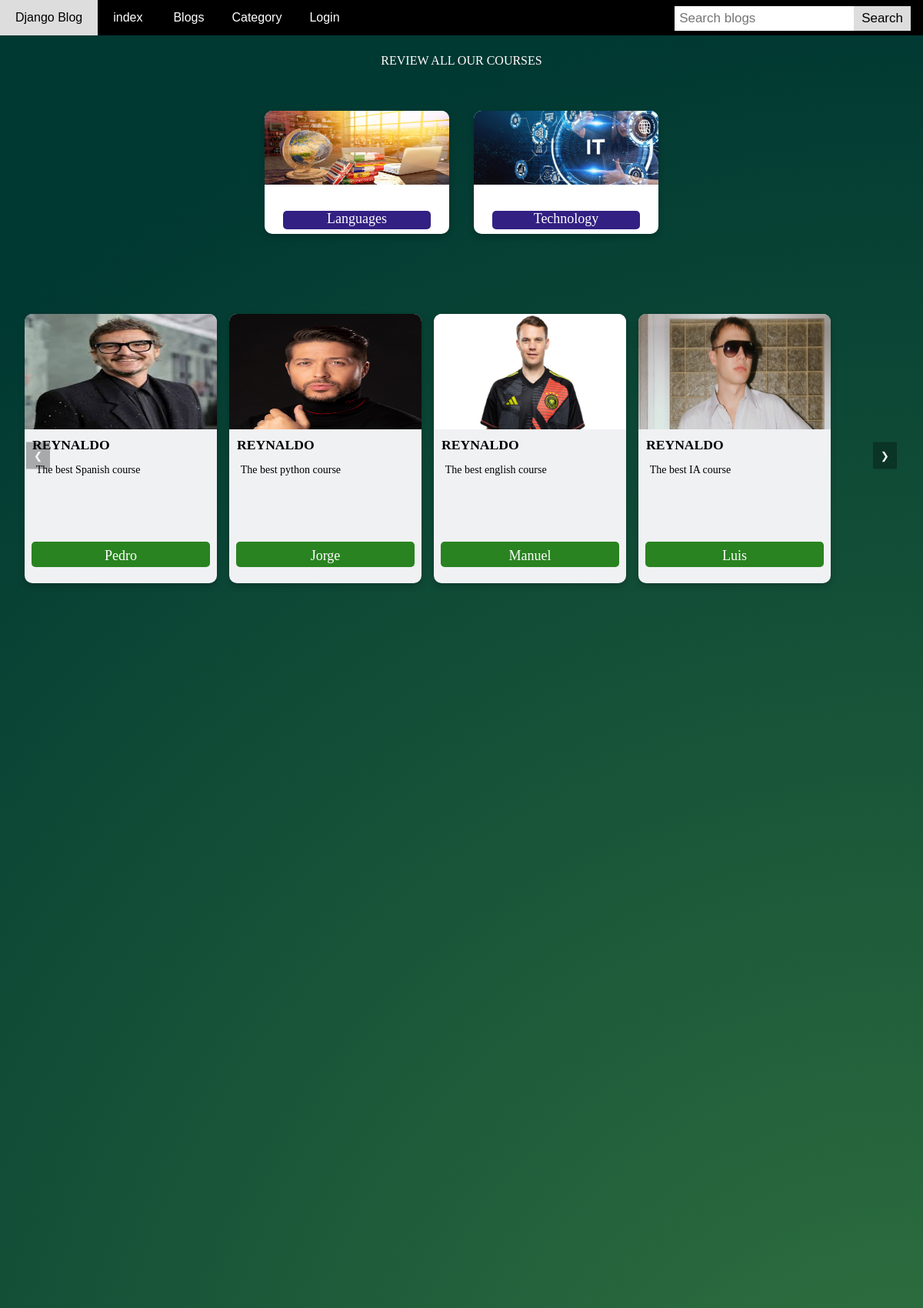
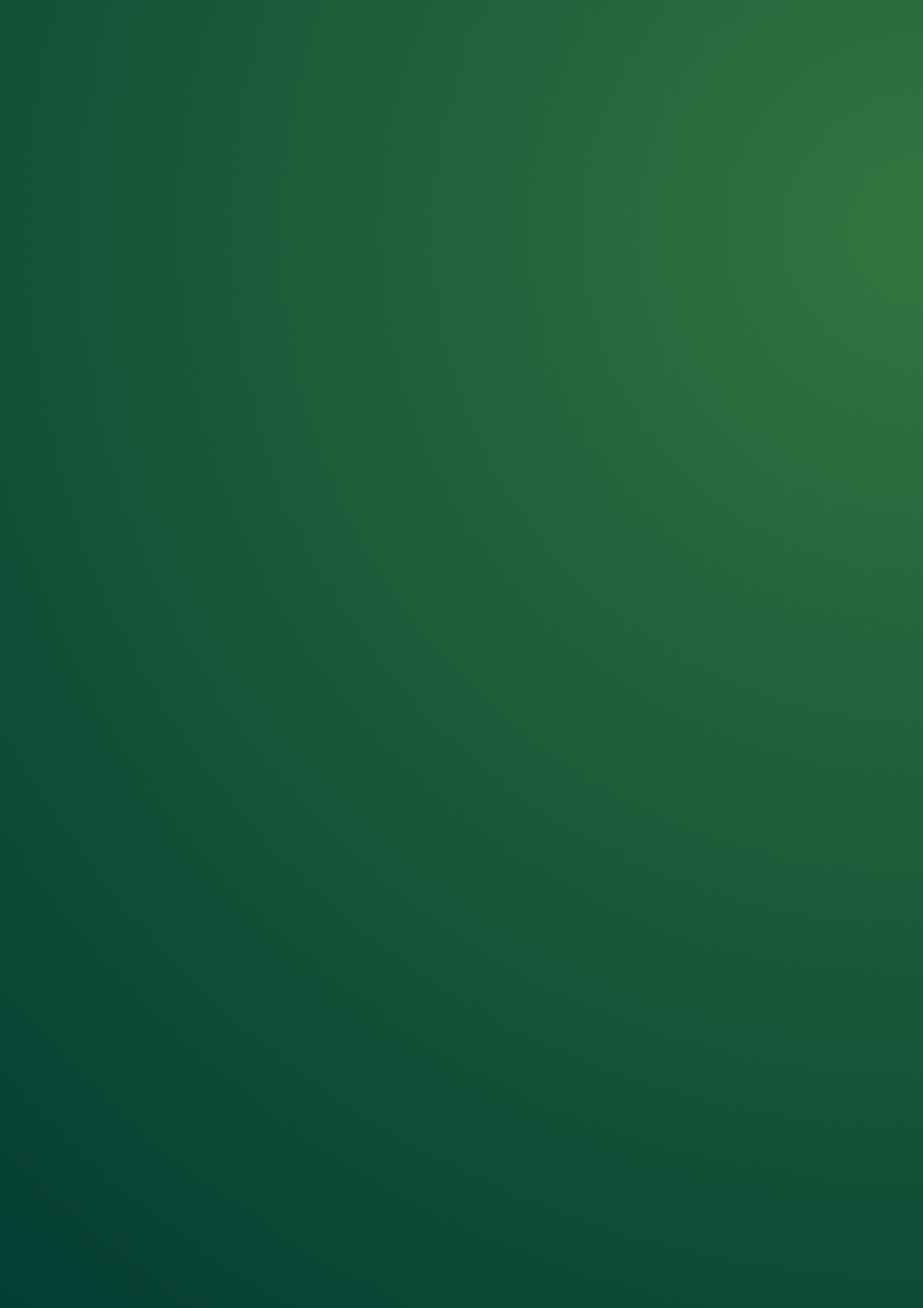
The page / (upper part) on the database its author committed (2 pictures, top to bottom).
### blog/models.py (models this page shows, shortened)
class Category(models.Model):
    title = models.CharField(max_length=150, unique=True)
    slug = models.SlugField(null=True, blank=True)
    created_date = models.DateField(auto_now_add=True)
    category_banner = models.ImageField(upload_to='category_banner')

class Blog(models.Model):
    user = models.ForeignKey(
        User,
        related_name='user_blogs',
        on_delete=models.CASCADE
    )
    category = models.ForeignKey(
        Category,
        related_name='category_blogs',
        on_delete=models.CASCADE
    )
    tags = models.ManyToManyField(
        Tag,
        related_name='tag_blogs',
        blank=True
    )
    likes = models.ManyToManyField(
        User,
        related_name='user_likes',
        blank=True
    )
    title = models.CharField(
        max_length=250
    )
    CCI = models.CharField(
        max_length=250, null=True
    )
    price = models.CharField(
        max_length=250, null=True
    )
    slug = models.SlugField(null=True, blank=True)
    banner = models.ImageField(upload_to='blog_banners')
    description = RichTextField()
    created_date = models.DateField(auto_now_add=True)

### user_profile/models.py (models this page shows, shortened)
class User(AbstractUser):
    email = models.EmailField(
        max_length=150,
        unique=True,
        error_messages={
            "unique": "The email must be unique"
        }
    )
    profile_image = models.ImageField(
        null=True,
        blank=True,
        upload_to="profile_images"
    )
    followers = models.ManyToManyField("Follow")
    REQUIRED_FIELDS = ["email"]
    objects = CustomUserManager()

### blog/views.py (the view)
# urls.py: path('', index, name='index'),
def index (request):
    blogs = Blog.objects.order_by('-created_date')
    tags = Tag.objects.order_by('-created_date')
    context = {
        'blogs':blogs,
        'tags':tags
    }
    return render(request, 'index.html', context)

### blog/context_processors.py (called while the page is built)
def get_all_categories(request):
    categories = Category.objects.all()
    context = {
        "categories": categories
    }
    return context

### templates/index.html (shortened to what this page needs)
{% extends 'base.html' %}
{% load static %}
{% block content %}
<div class="carousel-container-index">
  <div class="section-1">
    <a href="{% url 'blogs' %}">REVIEW ALL OUR COURSES</a>
  </div>
  <div class="additional-cards">
    {% for category in categories %}
      <div class="main-card">
        <img src="{{category.category_banner.url}}" alt="">
        <a class="principal-category" href="{% url 'category_blogs' category.slug %}">{{category.title}}</a>
      </div>
    {% endfor %}
  </div>
  <div class="carousel-container">
    <div class="carousel">
      <div class="cards-wrapper">
        {% for blog in blogs|slice:"8" %}
          <div class="card">
            <img src="{{blog.banner.url}}" alt="">
            <div class="card-text">
              <a class="username-link" href="{% url 'view_user_information' blog.user.username %}">{{blog.user.username}}</a>
              <a class="tag-link" href="#">{{blog.description|safe}}</a>
              <a class="button-link" href="{% url 'blog_details' blog.slug %}">{{blog.title}}</a>
            </div>
          </div>
        {% endfor %}
      </div>
    </div>
    <button class="prev">❮</button>
    <button class="next">❯</button>
  </div>
</div>
{% endblock content %}

### templates/base.html (shortened to what this page needs)
<!DOCTYPE html>
<html lang="en">
  <head>
      {% load static %}
</head>
<body>
    {% include 'header.html' %}
    {% block content %}
    {% endblock content %}
</body>
</html>

### templates/header.html (shortened to what this page needs)
 <header class="navbar">
    <a href="{% url 'index' %}">Django Blog</a>
    <a href="{% url 'index' %}">index
    <a href="{% url 'blogs' %}">Blogs</a>
    <div id="navbarResponsive">
      <div class="dropdown">
        <button class="dropbtn" href="#" id="navbarDropdown" role="button" data-toggle="dropdown" aria-haspopup="true" aria-expanded="false">
          Category
        </button>
      </div>
      {% if request.user.is_authenticated %}
        <div class="dropdown">
          <button class="dropbtn" id="navbarDropdown" role="button" data-toggle="dropdown" aria-haspopup="true" aria-expanded="false">
            {{request.user.username}}
            <i class="fa fa-caret-down"></i>
          </button>
          <div class="dropdown-content">
            <a href="{% url 'profile' %}">My Profile</a>
            <a href="#">
              {% if unseen > 0 %}
              Notification ({{unseen}})
              {% else %}
              Notification
              {% endif %}
            </a>
            <a href="{% url 'logout' %}">Logout</a>
          </div>
        </div>
        {% else %}
          <a href="{% url 'login' %}">Login</a>
        {% endif %}
      <form class="search-container" action="{% url 'search_blogs' %}" method="GET">
        <input name="search" type="text" placeholder="Search blogs" required>
        <button>Search</button>
      </form>
    </div>
  </header>

### templates/base.html (style rules this page uses)
body { height: 100%; margin: 0; font-family: Arial, sans-serif; min-height: 500vh; background: radial-gradient(circle closest-corner at right center, #337540 0%, #003832 100%); }

### templates/header.html (style rules this page uses)
.navbar { overflow: hidden; background-color: black; height: 10%; width: 100%; }
.navbar a { float: left; display: block; color: white; text-align: center; padding: 14px 20px; text-decoration: none; }
.dropdown { float: left; overflow: hidden; }
.dropdown .dropbtn { cursor: pointer; font-size: 16px; border: none; outline: none; color: white; padding: 14px 16px; background-color: inherit; font-family: inherit; margin: 0; }
.search-container { float: right; }
input[type=text] { padding: 6px; margin-top: 8px; font-size: 17px; border: none; }
.search-container button { float: right; padding: 6px 10px; margin-top: 8px; margin-right: 16px; background: #ddd; font-size: 17px; border: none; cursor: pointer; }

### templates/index.html (style rules this page uses)
.carousel-container-index { display: flex; flex-direction: column; align-items: center; background: none; overflow: hidden; padding: 1.5rem; }
.section-1 a { text-align: center; margin-top: 0.5rem !important; font-family: Cambria, Cochin, Georgia, Times, 'Times New Roman', serif; text-decoration: none; color: white; }
.additional-cards { display: flex; flex-wrap: wrap; justify-content: center; gap: 1rem; max-width: 90%; margin-bottom: 2rem; background: none; padding: 40px; }
.main-card { margin: 1rem 0.5rem; box-shadow: 0 4px 8px rgba(0, 0, 0, 0.2); border-radius: 10px; background: linear-gradient(white, white); text-align: center; max-width: 100%; width: 30vh; height: 20vh; }
.main-card img { width: 100%; height: 60%; border-radius: 10px 10px 0 0; }
.main-card .principal-category { font-size: 18px; display: inline-block; text-align: center; width: 80%; height: 15%; text-decoration: none; color: white; background-color: rgb(50, 32, 131); border-radius: 5px; margin-top: 30px; bottom: 45px; font-family: 'Cambria', Cochin, Georgia, Times, 'Times New Roman', serif; }
.carousel-container { position: relative; width: 100%; max-width: 1500px; height: 400px; overflow: hidden; background: none; }
.carousel { display: flex; transition: transform 0.5s ease; background: none; }
.cards-wrapper { display: flex; background: none; }
.card { display: flex; flex-direction: column; width: 250px; height: 350px; box-shadow: 0 4px 8px rgba(0, 0, 0, 0.2); border-radius: 10px; background: #f0f1f3; text-decoration: none !important; position: relative; overflow: hidden; margin: 1rem 0.5rem; }
.card img { width: 100%; height: 150px; }
.card-text { padding: 10px; }
.card-text .button-link { font-size: 18px; display: inline-block; text-align: center; margin-top: 0.5rem; margin-bottom: 1rem; padding: 0.5rem 1rem; width: 80%; height: 5%; text-decoration: none; color: white; background-color: rgb(41, 131, 32); border-radius: 5px; position: absolute; bottom: 5px; left: 50%; transform: translateX(-50%); font-family: 'Cambria', Cochin, Georgia, Times, 'Times New Roman', serif; }
.card-text .tag-link { font-size: 14px; text-decoration: none; text-align: left; display: block; margin-top: 0.1rem; margin-left: 0.3rem; color: inherit; font-family: 'Cambria', Cochin, Georgia, Times, 'Times New Roman', serif; }
.card .username-link { font-weight: bold; font-size: 1.1rem; text-decoration: none; color: inherit; margin-top: 1rem; text-transform: uppercase; font-family: 'Cambria', Cochin, Georgia, Times, 'Times New Roman', serif; }
.prev, .next { position: absolute; top: 50%; transform: translateY(-50%); background-color: rgba(0, 0, 0, 0.3); color: white; border: none; padding: 10px; cursor: pointer; transition: background-color 0.3s; }
.prev { left: 10px; }
.next { right: 10px; }

### rows shown on the page
Category: category_banner (picture), title "Languages"
Category: category_banner (picture), title "Technology"
Blog: banner (picture), user.username "REYNALDO", description "The best Spanish course", title "Pedro"
Blog: banner (picture), user.username "REYNALDO", description "The best python course", title "Jorge"
Blog: banner (picture), user.username "REYNALDO", description "The best english course", title "Manuel"
Blog: banner (picture), user.username "REYNALDO", description "The best IA course", title "Luis"
